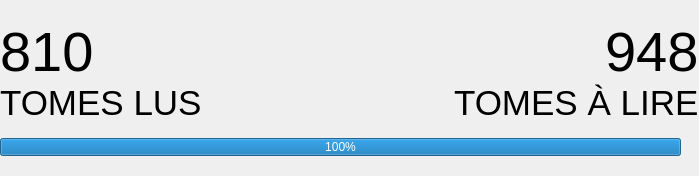
<?xml version="1.0" encoding="UTF-8"?>
<ui version="4.0">
 <class>Form</class>
 <widget class="QWidget" name="Form">
  <property name="geometry">
   <rect>
    <x>0</x>
    <y>0</y>
    <width>699</width>
    <height>144</height>
   </rect>
  </property>
  <property name="maximumSize">
   <size>
    <width>717</width>
    <height>144</height>
   </size>
  </property>
  <property name="sizeIncrement">
   <size>
    <width>717</width>
    <height>141</height>
   </size>
  </property>
  <property name="windowTitle">
   <string>Form</string>
  </property>
  <layout class="QVBoxLayout" name="verticalLayout">
   <property name="spacing">
    <number>0</number>
   </property>
   <property name="leftMargin">
    <number>0</number>
   </property>
   <property name="topMargin">
    <number>0</number>
   </property>
   <property name="rightMargin">
    <number>0</number>
   </property>
   <property name="bottomMargin">
    <number>0</number>
   </property>
   <item>
    <spacer name="verticalSpacer">
     <property name="orientation">
      <enum>Qt::Vertical</enum>
     </property>
     <property name="sizeType">
      <enum>QSizePolicy::Fixed</enum>
     </property>
     <property name="sizeHint" stdset="0">
      <size>
       <width>20</width>
       <height>20</height>
      </size>
     </property>
    </spacer>
   </item>
   <item>
    <layout class="QHBoxLayout" name="horizontalLayout_2">
     <property name="spacing">
      <number>0</number>
     </property>
     <item>
      <layout class="QVBoxLayout" name="tome_lus_vertical_layout_2">
       <item alignment="Qt::AlignLeft">
        <widget class="QLabel" name="value_tome_lus_label">
         <property name="font">
          <font>
           <family>Helvetica</family>
           <pointsize>42</pointsize>
          </font>
         </property>
         <property name="text">
          <string>810</string>
         </property>
        </widget>
       </item>
       <item alignment="Qt::AlignLeft">
        <widget class="QLabel" name="name_tome_lus_label">
         <property name="font">
          <font>
           <family>Helvetica</family>
           <pointsize>26</pointsize>
          </font>
         </property>
         <property name="text">
          <string>TOMES LUS</string>
         </property>
        </widget>
       </item>
      </layout>
     </item>
     <item>
      <layout class="QVBoxLayout" name="tome_a_lire_vertical_layout_2">
       <item alignment="Qt::AlignRight">
        <widget class="QLabel" name="value_tome_a_lire_label_2">
         <property name="font">
          <font>
           <family>Helvetica</family>
           <pointsize>42</pointsize>
          </font>
         </property>
         <property name="layoutDirection">
          <enum>Qt::LeftToRight</enum>
         </property>
         <property name="text">
          <string>948</string>
         </property>
        </widget>
       </item>
       <item alignment="Qt::AlignRight">
        <widget class="QLabel" name="name_tome_a_lire_label_2">
         <property name="font">
          <font>
           <family>Helvetica</family>
           <pointsize>26</pointsize>
          </font>
         </property>
         <property name="text">
          <string>TOMES À LIRE</string>
         </property>
        </widget>
       </item>
      </layout>
     </item>
    </layout>
   </item>
   <item>
    <spacer name="verticalSpacer_4">
     <property name="orientation">
      <enum>Qt::Vertical</enum>
     </property>
     <property name="sizeType">
      <enum>QSizePolicy::Fixed</enum>
     </property>
     <property name="sizeHint" stdset="0">
      <size>
       <width>15</width>
       <height>15</height>
      </size>
     </property>
    </spacer>
   </item>
   <item>
    <widget class="QProgressBar" name="progressBar_2">
     <property name="minimumSize">
      <size>
       <width>681</width>
       <height>18</height>
      </size>
     </property>
     <property name="maximumSize">
      <size>
       <width>681</width>
       <height>18</height>
      </size>
     </property>
     <property name="maximum">
      <number>100</number>
     </property>
     <property name="value">
      <number>100</number>
     </property>
     <property name="alignment">
      <set>Qt::AlignCenter</set>
     </property>
     <property name="textVisible">
      <bool>true</bool>
     </property>
     <property name="orientation">
      <enum>Qt::Horizontal</enum>
     </property>
    </widget>
   </item>
   <item>
    <spacer name="verticalSpacer_2">
     <property name="orientation">
      <enum>Qt::Vertical</enum>
     </property>
     <property name="sizeType">
      <enum>QSizePolicy::Fixed</enum>
     </property>
     <property name="sizeHint" stdset="0">
      <size>
       <width>20</width>
       <height>20</height>
      </size>
     </property>
    </spacer>
   </item>
  </layout>
 </widget>
 <resources/>
 <connections/>
</ui>
